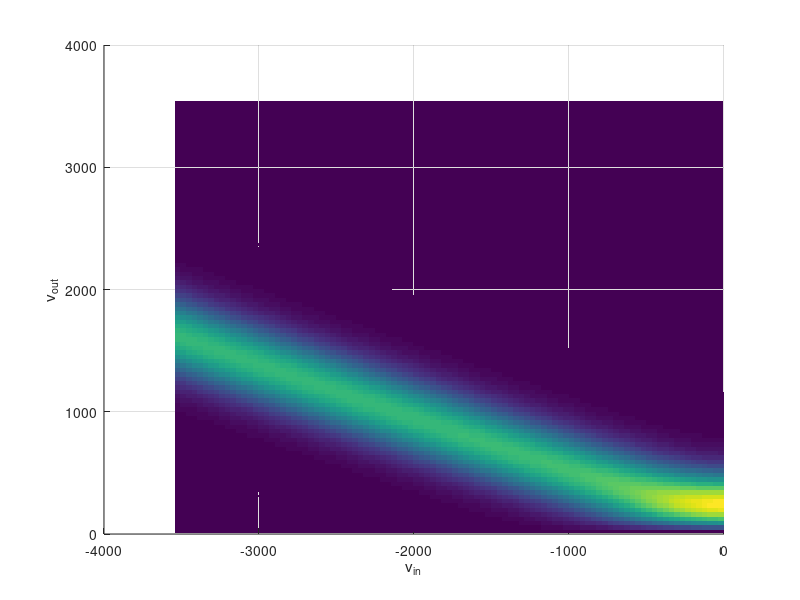

The MATLAB source for this figure:
function dsmc_cercignani_lampis_distribution()
    close all;
    k = 1.3806488e-23;
    T = 300;
    m = 6.6e-26;
    factor = sqrt(2*k*T/m);
    alpha_n = 0.8;
    v_in = linspace(-10,0,100);
    v_out = linspace(0,10,100);
    
    [V_IN,V_OUT] = ndgrid(v_in,v_out);
    
    bessel_argument = 2/alpha_n*sqrt(1-alpha_n)*V_IN.*V_OUT;
    
    Z = 2*V_OUT/alpha_n.*exp( -(V_OUT.^2 + (1-alpha_n)*V_IN.^2)/alpha_n).*besseli(0,bessel_argument);
    
    h_surf = surf(factor*V_IN, factor*V_OUT, Z);
    xlabel('v_{in}')
    ylabel('v_{out}')
    zlabel('p(v_in,v_out)')
    set(h_surf,'LineStyle','none')
    view(2)
    sum(isnan(Z))
    
end